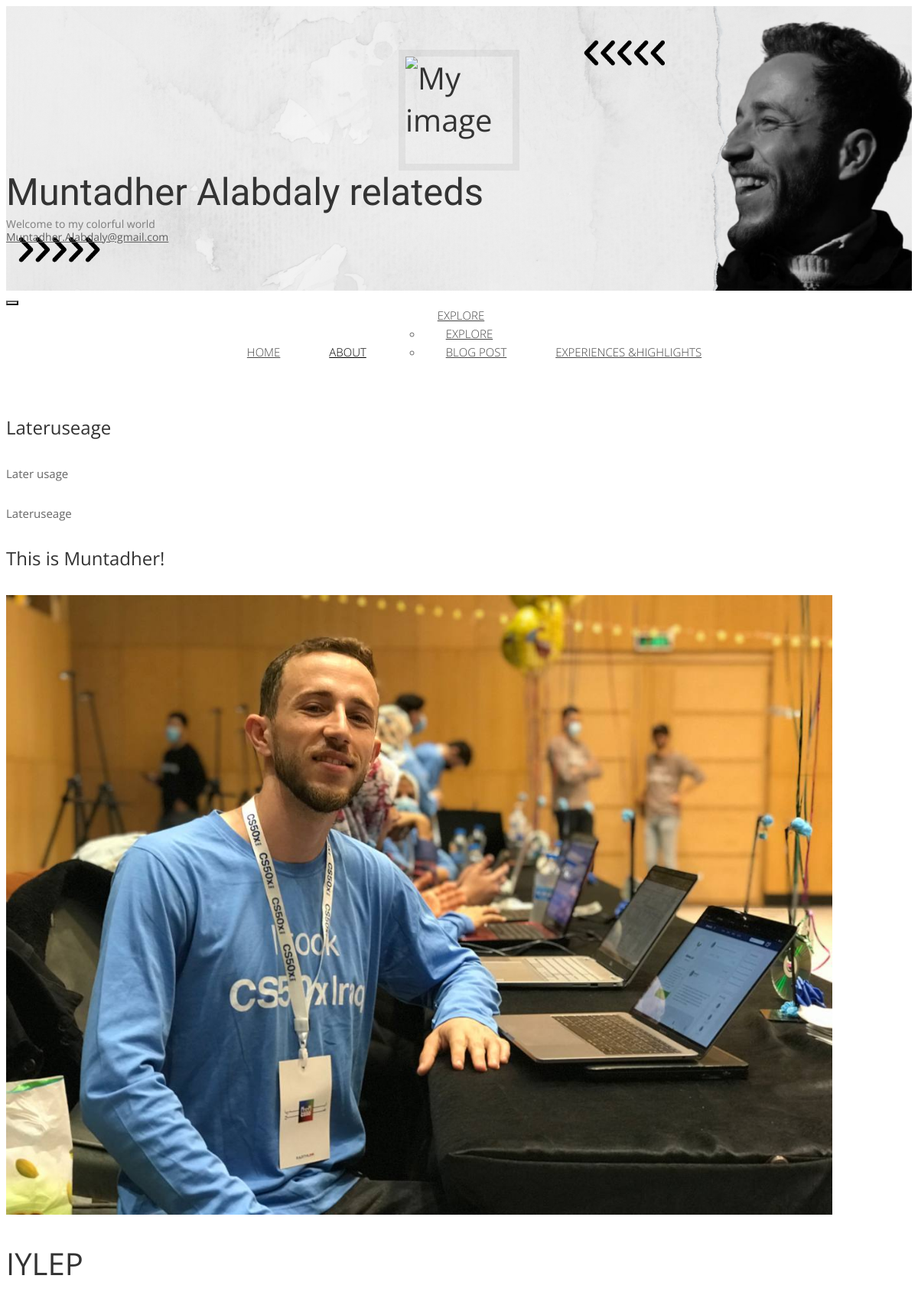
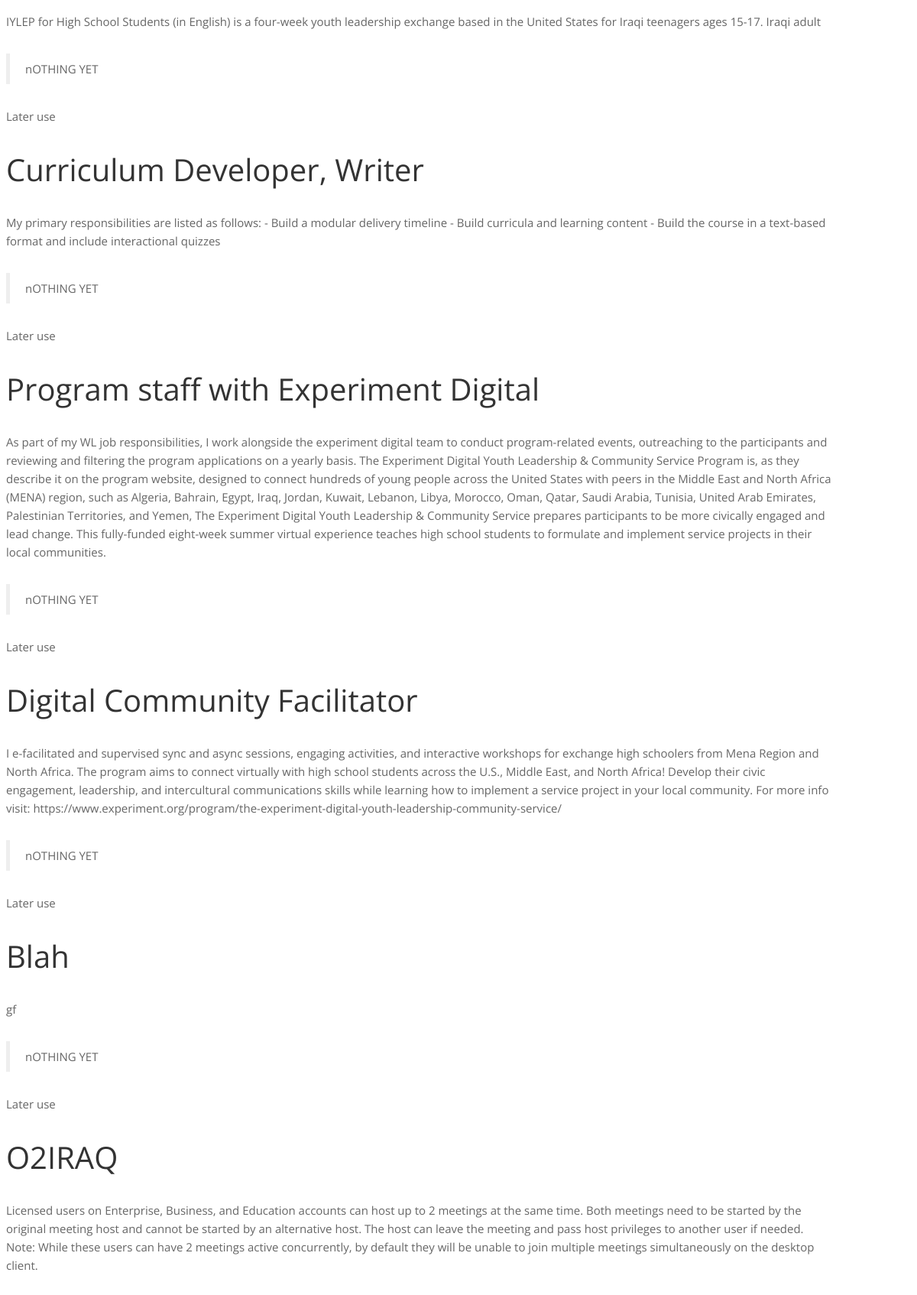
The page /about/previous_experience/ (upper part) on the database its author committed (2 pictures, top to bottom).
### Mun_app/models.py (models this page shows)
class Experience(models.Model):
    title =models.CharField(blank=True, null=True,max_length=150)
    experience = models.TextField()
    media = models.ImageField(blank=True, null=True,upload_to ='media')
    def __str__(self):
        return self.title

### Mun_app/views.py (the view)
def Previous_experience(request):
    experience = Experience.objects.all()
    experience={"experience":experience}
    print (experience)
    return render(request,"previous_experience.html", experience)

### Mun_app/templates/previous_experience.html (shortened to what this page needs)
{% extends "base.html" %}
{% block content %}
{% load static   %}
<body>
<main id="main">
	<div class="container">
		<div class="row topspace">
			<aside class="col-md-4 sidebar sidebar-left">
				<div class="row widget">
					<div class="col-xs-12">
						<h4>Lateruseage</h4>
						<p>Later usage</p>
					</div>
				</div>Lateruseage
				<div class="row widget">
					<div class="col-xs-12">
						<h4>This is Muntadher!</h4>
						<p><img src="{% static "images/mac.jpg" %}" alt=""></p>
					</div>
				</div>
			</aside>
			<article class="col-sm-8 maincontent">
				{% for item in experience  %}
				<header class="page-header">
					<h1 class="page-title">{{item.title}}</h1>
				</header>
				<p>{{item.experience}}</p>
				<blockquote> nOTHING YET</blockquote>
				<p> Later use</p>
			{% endfor %}
		   </div>
</div>
</main>
</body>
</html>
{% endblock content %}

### Mun_app/static/css/styles.css (style rules this page uses)
html { font-size: 100%; }
body { font-size: 15px; font-size: 0.9375rem; font-family: "Open sans", Helvetica, Arial, sans-serif; color: #666666; padding: 0; }
.topspace { margin-top: 40px; }
p { line-height: 1.6em; margin: 0 0 30px 0; }
blockquote { padding: 10px 20px; margin: 0 0 30px; border-left: 5px solid #eee; }
h1, h2, h3, h4, h5, h6, .h1, .h2, .h3, .h4, .h5, .h6 { font-family: "Open sans", Helvetica, Arial, sans-serif; font-weight: 400; color: #333333; }
h1 { font-size: 40px; font-size: 2.5rem; }
h4 { font-size: 24px; font-size: 1.5rem; }
img { max-width: 100%; max-height: 100%; }
.page-header { padding-bottom: 0; margin: 0; border-bottom: none; text-align: left; }
.page-header .page-title { margin-top: 0; margin-bottom: 30px; }
@media (min-width: 1200px) { .container { max-width: 1080px; } }

### rows shown on the page
Experience: title "IYLEP", experience "IYLEP for High School Students (in English) is a four-week youth leadership exchange based in the United States for Iraqi teenagers ages 15-17. Iraqi adult"
Experience: title "Curriculum Developer, Writer", experience "My primary responsibilities are listed as follows: - Build a modular delivery timeline - Build curricula and learning content - Build the course in a text-based format and include interactional quizzes"
Experience: title "Program staff with Experiment Digital", experience "As part of my WL job responsibilities, I work alongside the experiment digital team to conduct program-related events, outreaching to the participants and reviewing and filtering the program applications on a yearly basis. The Experiment Digital Youth Leadership & Community Service Program is, as they describe it on the program website, designed to connect hundreds of young people across the United States with peers in the Middle East and North Africa (MENA) region, such as Algeria, Bahrain, Egypt, Iraq, Jordan, Kuwait, Lebanon, Libya, Morocco, Oman, Qatar, Saudi Arabia, Tunisia, United Arab Emirates, Palestinian Territories, and Yemen, The Experiment Digital Youth Leadership & Community…"
Experience: title "Digital Community Facilitator", experience "I e-facilitated and supervised sync and async sessions, engaging activities, and interactive workshops for exchange high schoolers from Mena Region and North Africa. The program aims to connect virtually with high school students across the U.S., Middle East, and North Africa! Develop their civic engagement, leadership, and intercultural communications skills while learning how to implement a service project in your local community. For more info visit: https://www.experiment.org/program/the-experiment-digital-youth-leadership-community-service/"
Experience: title "Blah", experience "gf"
Experience: title "O2IRAQ", experience "Licensed users on Enterprise, Business, and Education accounts can host up to 2 meetings at the same time. Both meetings need to be started by the original meeting host and cannot be started by an alternative host. The host can leave the meeting and pass host privileges to another user if needed. Note: While these users can have 2 meetings active concurrently, by default they will be unable to join multiple meetings simultaneously on the desktop client."
